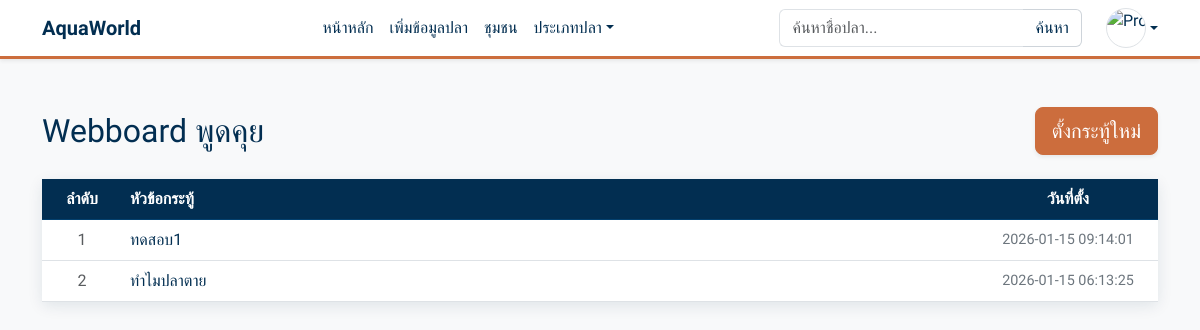
/webboard/main_webboard.php (signed in), run on the app's committed database.
### tables this page shows
CREATE TABLE `questions` (
  `id` int(11) NOT NULL,
  `topic` varchar(255) NOT NULL,
  `detail` longtext NOT NULL,
  `name` varchar(70) NOT NULL,
  `email` varchar(70) NOT NULL,
  `created` datetime NOT NULL,
  `view` int(4) NOT NULL,
  `reply` int(4) NOT NULL
);

### webboard/main_webboard.php (the view, shortened to what this page needs)
<?php
include "../connectDB.php";
$sql = "SELECT * FROM questions ORDER BY id DESC ";
$query = $conn->query($sql);
?>
<!DOCTYPE html>
<html lang="th">
<head>
    <link href="../bootstrap-5.3.8-dist/css/bootstrap.min.css" rel="stylesheet">
    <link rel="stylesheet" href="https://cdnjs.cloudflare.com/ajax/libs/font-awesome/6.5.1/css/all.min.css">
    <?php include "../User/navUser.php"; ?>
</head>
<body class="bg-light">
    <div class="container py-5">
        <div class="row mb-4 align-items-center">
            <div class="col-md-8">
                <h2 class="mb-0">Webboard พูดคุย</h2>
            </div>
            <div class="col-md-4 text-md-end">
                <a href="new_topic.php" class="btn btn-success btn-lg shadow-sm">
                    ตั้งกระทู้ใหม่
                </a>
            </div>
        </div>
        <div class="card shadow-sm border-0">
            <div class="card-body p-0">
                <div class="table-responsive">
                    <table class="table table-hover align-middle mb-0">
                        <thead class="table-dark text-white">
                            <tr>
                                <th class="text-center" style="width: 80px;">ลำดับ</th>
                                <th>หัวข้อกระทู้</th>
                                <th class="text-center" style="width: 180px;">วันที่ตั้ง</th>
                            </tr>
                        </thead>
                        <tbody>
                            <?php
                            $i = 1;
                            if ($query->num_rows > 0) {
                                while ($result = $query->fetch_assoc()) {
                            ?>
                                <tr>
                                    <td class="text-center text-muted"><?php echo $i; ?></td>
                                    <td>
                                        <a href="view_topic.php?id=<?php echo $result['id']; ?>" class="topic-link">
                                            <?php echo $result['topic']; ?>
                                        </a>
                                    </td>
                                    <td class="text-center text-secondary" style="font-size: 0.9rem;">
                                        <?php echo $result['created']; ?>
                                    </td>
                                </tr>
                            <?php
                                    $i++;
                                }
                            } ?>
                        </tbody>
                    </table>
                </div>
            </div>
        </div>
    </div>
</body>
</html>

### User/navUser.php (style rules this page uses)
:root { --deep-sea: #022E51; --clownfish: #CC6D3D; --dark-orange: #B74803; --sea-mist: #A3B4C8; }

### webboard/main_webboard.php (style rules this page uses)
:root { --deep-sea: #022E51; --clownfish: #CC6D3D; --dark-orange: #B74803; --sea-mist: #A3B4C8; --light-bg: #F0F4F8; }
body { font-family: 'Sarabun', sans-serif; background-color: var(--light-bg) !important; }
h2, .text-primary { color: var(--deep-sea) !important; }
.btn-success { background-color: var(--clownfish) !important; border-color: var(--clownfish) !important; }
.table-dark { background-color: var(--deep-sea) !important; color: #fff; }
.table-dark th { background-color: var(--deep-sea) !important; border-color: #03406e; }
.topic-link { text-decoration: none; color: var(--deep-sea); font-weight: 500; display: block; }
.card { box-shadow: 0 4px 15px rgba(2, 46, 81, 0.1) !important; }

### data on the page
questions: topic "ทดสอบ1", created "2026-01-15 09:14:01"
questions: topic "ทำไมปลาตาย", created "2026-01-15 06:13:25"
